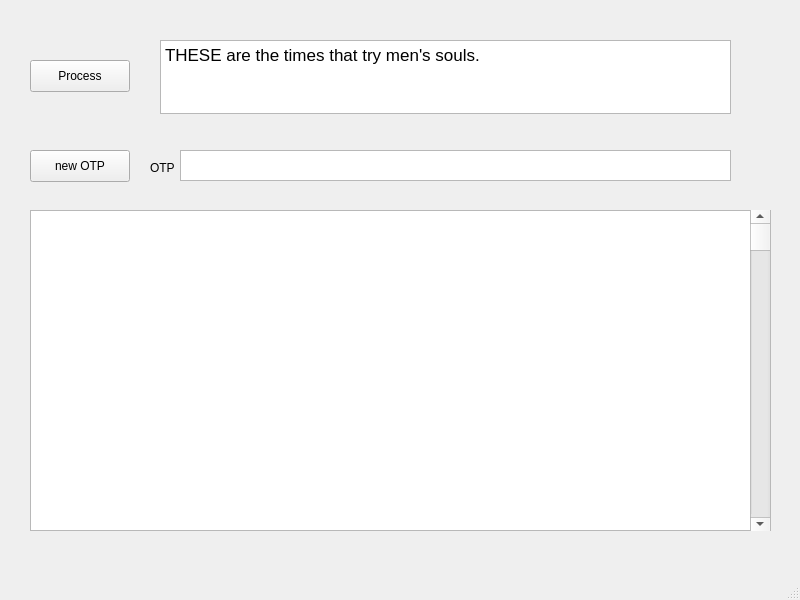
<?xml version="1.0" encoding="UTF-8"?>
<ui version="4.0">
 <class>MainWindow</class>
 <widget class="QMainWindow" name="MainWindow">
  <property name="geometry">
   <rect>
    <x>0</x>
    <y>0</y>
    <width>800</width>
    <height>600</height>
   </rect>
  </property>
  <property name="windowTitle">
   <string>MainWindow</string>
  </property>
  <widget class="QWidget" name="centralwidget">
   <widget class="QPushButton" name="processButton">
    <property name="geometry">
     <rect>
      <x>30</x>
      <y>60</y>
      <width>100</width>
      <height>32</height>
     </rect>
    </property>
    <property name="text">
     <string>Process</string>
    </property>
   </widget>
   <widget class="QTextEdit" name="textEdit">
    <property name="geometry">
     <rect>
      <x>160</x>
      <y>40</y>
      <width>571</width>
      <height>74</height>
     </rect>
    </property>
    <property name="html">
     <string>&lt;!DOCTYPE HTML PUBLIC &quot;-//W3C//DTD HTML 4.0//EN&quot; &quot;http://www.w3.org/TR/REC-html40/strict.dtd&quot;&gt;
&lt;html&gt;&lt;head&gt;&lt;meta name=&quot;qrichtext&quot; content=&quot;1&quot; /&gt;&lt;meta charset=&quot;utf-8&quot; /&gt;&lt;style type=&quot;text/css&quot;&gt;
p, li { white-space: pre-wrap; }
hr { height: 1px; border-width: 0; }
li.unchecked::marker { content: &quot;\2610&quot;; }
li.checked::marker { content: &quot;\2612&quot;; }
&lt;/style&gt;&lt;/head&gt;&lt;body style=&quot; font-family:'.AppleSystemUIFont'; font-size:13pt; font-weight:400; font-style:normal;&quot;&gt;
&lt;p style=&quot; margin-top:0px; margin-bottom:0px; margin-left:0px; margin-right:0px; -qt-block-indent:0; text-indent:0px;&quot;&gt;THESE are the times that try men's souls.&lt;/p&gt;&lt;/body&gt;&lt;/html&gt;</string>
    </property>
   </widget>
   <widget class="QPushButton" name="newOPTButton">
    <property name="geometry">
     <rect>
      <x>30</x>
      <y>150</y>
      <width>100</width>
      <height>32</height>
     </rect>
    </property>
    <property name="text">
     <string>new OTP</string>
    </property>
   </widget>
   <widget class="QLabel" name="label">
    <property name="geometry">
     <rect>
      <x>150</x>
      <y>160</y>
      <width>31</width>
      <height>16</height>
     </rect>
    </property>
    <property name="text">
     <string>OTP</string>
    </property>
   </widget>
   <widget class="QTextBrowser" name="optBrowser">
    <property name="geometry">
     <rect>
      <x>180</x>
      <y>150</y>
      <width>551</width>
      <height>31</height>
     </rect>
    </property>
   </widget>
   <widget class="QTextBrowser" name="textBrowser">
    <property name="geometry">
     <rect>
      <x>30</x>
      <y>210</y>
      <width>741</width>
      <height>321</height>
     </rect>
    </property>
    <property name="minimumSize">
     <size>
      <width>0</width>
      <height>321</height>
     </size>
    </property>
    <property name="horizontalScrollBarPolicy">
     <enum>Qt::ScrollBarAsNeeded</enum>
    </property>
   </widget>
   <widget class="QScrollBar" name="verticalScrollBar">
    <property name="geometry">
     <rect>
      <x>750</x>
      <y>210</y>
      <width>20</width>
      <height>321</height>
     </rect>
    </property>
    <property name="orientation">
     <enum>Qt::Vertical</enum>
    </property>
   </widget>
  </widget>
  <widget class="QMenuBar" name="menubar">
   <property name="geometry">
    <rect>
     <x>0</x>
     <y>0</y>
     <width>800</width>
     <height>22</height>
    </rect>
   </property>
  </widget>
  <widget class="QStatusBar" name="statusbar"/>
 </widget>
 <resources/>
 <connections/>
</ui>
